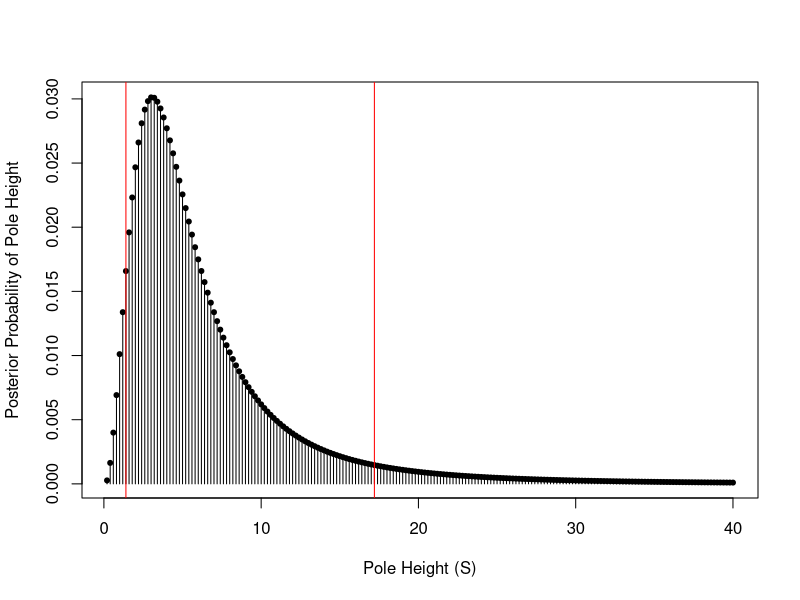
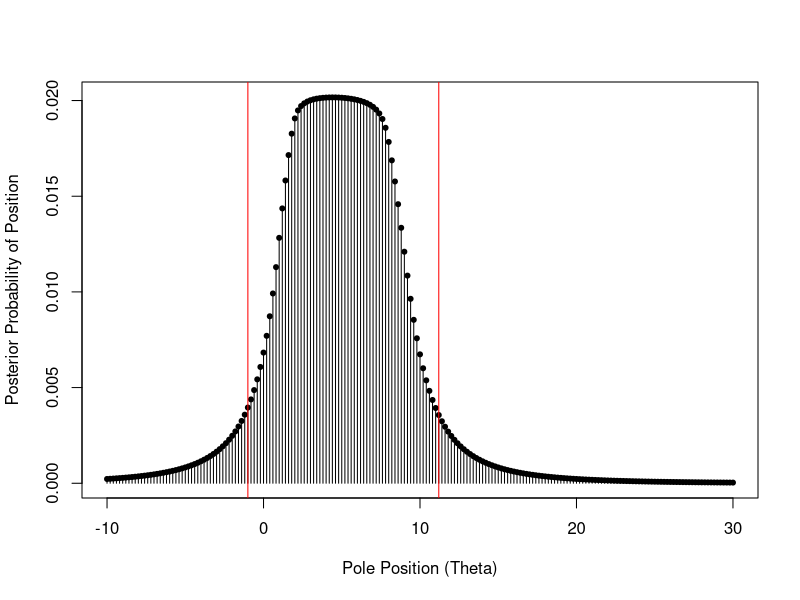
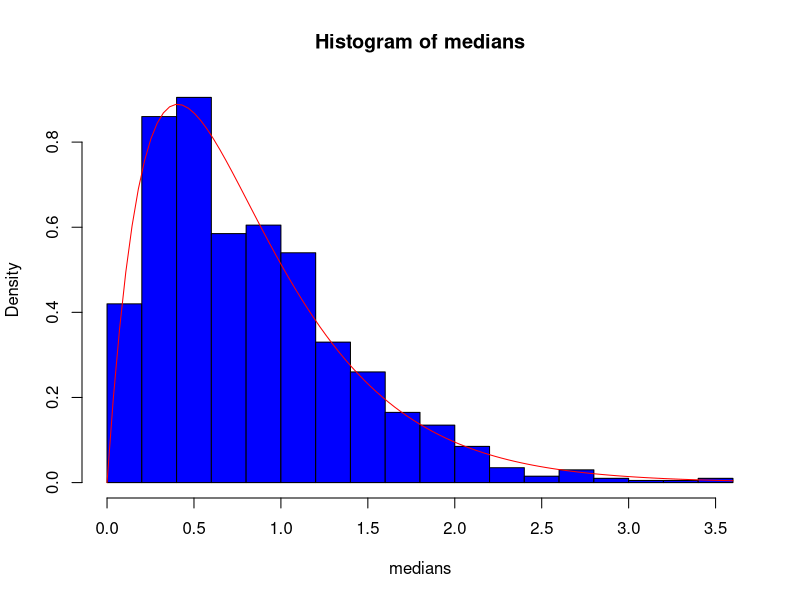

The R source for these figures, in order:
## ---- chunk 1
prob <- function(x, s, theta) {
  inside <- (x - theta) / s
  cauchy <- 1/(pi*(1 + inside^2))
  return((1/s)*cauchy)
}

mat <- matrix(nrow=200, ncol=201)

x <- c(1, 2, 7.8, 9.2)
ss <- seq(.2, 40, 0.2)
thetas <- seq(-10, 30, 0.2)

for (i in 1:200) {
  for (j in 1:201) {
    mat[i, j] <- prod(prob(x, ss[i], thetas[j]))
  }
}
## ---- chunk 2
myplot <- function(x, y, x_lab, y_lab) {
  plot(x, y, type="h", xlab=x_lab, ylab=y_lab)
  points(x, y, pch=20)
}

like_s <- rowSums(mat)

prior <- rep(1/length(ss), length(ss))
post <- prior*like_s / sum(prior*like_s)
myplot(ss, post, y_lab="Posterior Probability of Pole Height", x_lab="Pole Height (S)")

cs <- cumsum(post)
L <- min(ss[cs > 0.05])
R <- min(ss[cs >= 0.95])
abline(v=L, col="red")
abline(v=R, col="red")
## ---- chunk 3
like_theta <- colSums(mat)

prior <- rep(1/length(thetas), length(thetas))
post <- prior*like_theta / sum(prior*like_theta)

myplot(thetas, post, y_lab="Posterior Probability of Position", 
       x_lab="Pole Position (Theta)")

cs <- cumsum(post)
L <- min(thetas[cs > 0.05])
R <- min(thetas[cs >= 0.95])
abline(v=L, col="red")
abline(v=R, col="red")
## ---- chunk 4
t1 <- rexp(1000)
t2 <- rexp(1000)
t3 <- rexp(1000)
medians <- rep(NA, 1000)
for (i in 1:1000) {
  selection <- c(t1[i], t2[i], t3[i])
  medians[i] <- median(selection)
}

# Proving B
fx <- function(x) {
  return(6*exp(-2*x) - 6*exp(-3*x))
}

hist(medians, breaks=20, col="blue", freq=FALSE)
curve(fx, add=TRUE, col="red")

# Proving C
5/6
mean(medians)
